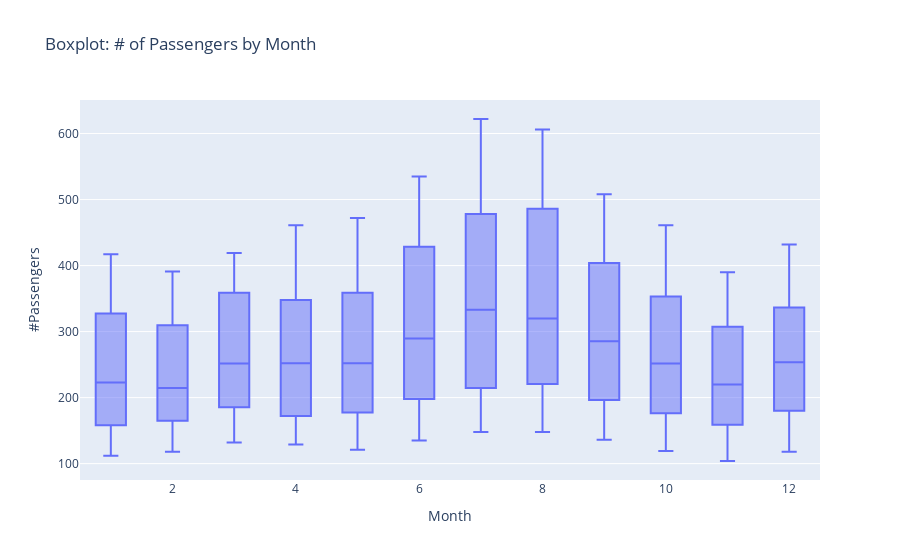

Write notebook code for a chart like this one.
### Markdown cell above
#### Boxplot
The month with the largest variation is in July, the 7th month. There aren't any outliers in this dataset.

### Code cell
# box plot
fig = px.box(data, x='Month', y='#Passengers', title='Boxplot: # of Passengers by Month')
fig.show()

### Figure 1 — Plotly figure (JSON) as saved in the notebook; plotly's stock layout.template omitted (floating-point values rounded to 4 significant figures; data arrays with more than 128 entries replaced by an {"elided": "..."} marker saying what was removed)
{"data": [{"alignmentgroup": "True", "hovertemplate": "Month=%{x}<br>#Passengers=%{y}<extra></extra>", "legendgroup": "", "marker": {"color": "#636efa"}, "name": "", "notched": false, "offsetgroup": "", "orientation": "v", "showlegend": false, "type": "box", "x": {"elided": "144 int values"}, "x0": " ", "xaxis": "x", "y": {"elided": "144 int values"}, "y0": " ", "yaxis": "y"}], "layout": {"boxmode": "group", "legend": {"tracegroupgap": 0}, "title": {"text": "Boxplot: # of Passengers by Month"}, "xaxis": {"anchor": "y", "domain": [0, 1], "title": {"text": "Month"}}, "yaxis": {"anchor": "x", "domain": [0, 1], "title": {"text": "#Passengers"}}}}
